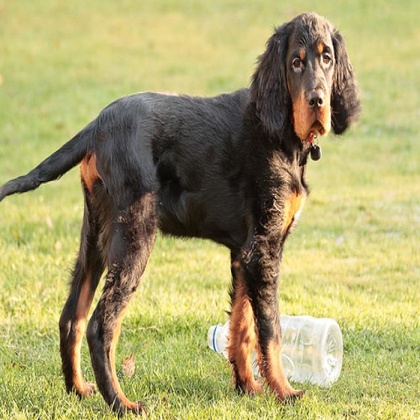
%> input picture dog/Gordon_setter_05271_jpg.rf.119f30130ee9eb37d48c3505bbdfb25a.jpg, 420 x 420 px, shrunk from 640 x 640 before the run
$ octave --eval "result = sobelEdgeDetection(imread('Gordon_setter_05271_jpg.rf.119f30130ee9eb37d48c3505bbdfb25a.jpg'));"   (GNU Octave 9; MATLAB toolbox functions it lacks are replaced by stand-ins)
%> lines starting %> are read from the running program, lines starting %| are printed output that depends on the picture
function edgeImg = sobelEdgeDetection(img)
    % 检查输入图像是否为彩色图像，若是则转换为灰度图像
    if size(img, 3) == 3
        img = rgb2gray(img);  % 如果是彩色图像，则转换为灰度图
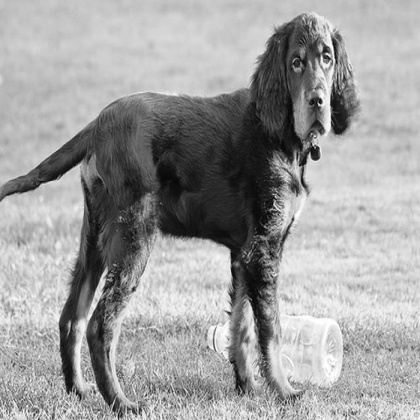
%> img: size 420x420 uint8; min 2, max 255, mean 157.8
    end

    % 将图像转换为 double 类型，便于计算
    img = double(img);
%> img: size 420x420 double

    % 定义Sobel算子的两个卷积核（模板）
    Gx = [-1 0 1; -2 0 2; -1 0 1];  % 水平梯度
    Gy = [-1 -2 -1; 0 0 0; 1 2 1];  % 垂直梯度

    % 获取图像的大小
    [rows, cols] = size(img);
%> rows = 420; cols = 420

    % 初始化梯度幅值图像
    edgeImg = zeros(rows, cols);

    % 对每个像素进行Sobel算子卷积操作（排除边缘部分）
    for i = 2:rows-1
        for j = 2:cols-1
            % 提取当前像素周围的3x3区域
            region = img(i-1:i+1, j-1:j+1);

            % 计算水平和垂直方向的梯度
            Gx_val = sum(sum(region .* Gx));  % 水平梯度
            Gy_val = sum(sum(region .* Gy));  % 垂直梯度

            % 计算梯度幅值（边缘强度）
            edgeImg(i, j) = sqrt(Gx_val^2 + Gy_val^2);
        end
    end
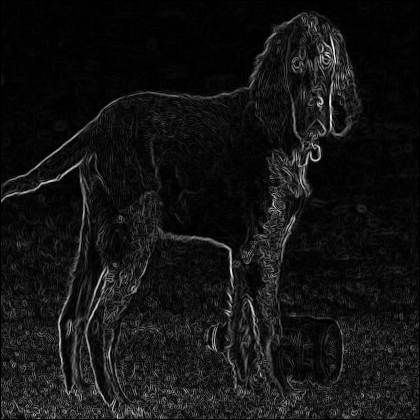
%> edgeImg: size 420x420 double; min 0, max 926.1, mean 72.1; drawn with min black and max white

    % 将结果限制在 [0, 255] 范围内，并转换为 uint8 类型
    edgeImg = uint8(mat2gray(edgeImg) * 255);
%> edgeImg: size 420x420 uint8
end
